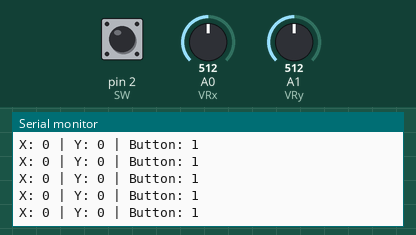
Bench run of a sketch on a simulated Arduino Uno, built with avr-gcc and run on an emulated ATmega328P. Shown: the last lines printed to the serial monitor. The inputs (shaded band) are chosen by the test bench; at power-on: A0 (VRx) = 512, A1 (VRy) = 512, pin 2 (SW) HIGH.

Above: at 1.4 s.
1.5 s: A0 (VRx) set to 716
At 2.4 s:
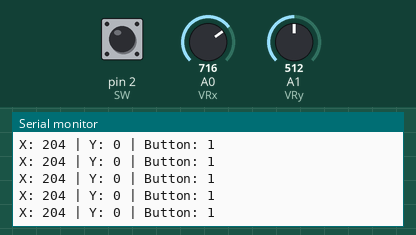
3.0 s: A1 (VRy) set to 716
At 4.0 s:
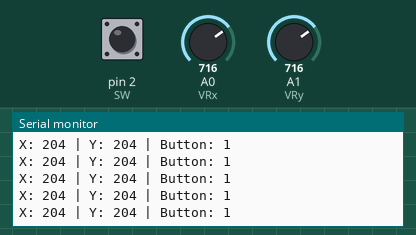
4.5 s: pin 2 (SW) pulled LOW for 0.15 s
6.1 s: A0 (VRx) set to 900
At 7.1 s:
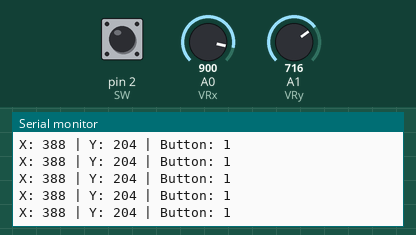
7.6 s: pin 2 (SW) pulled LOW for 1 s
At 8.4 s:
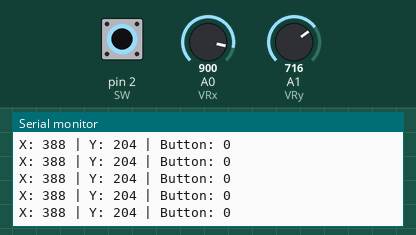
10.1 s: A1 (VRy) set to 900
At 10.8 s:
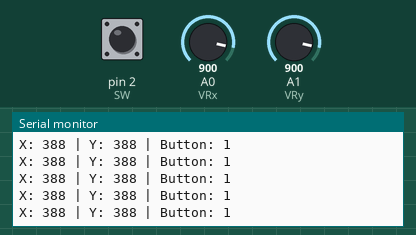
Timing chart, 0 to 12.6 s (numbered marks = the images above; inputs shaded):
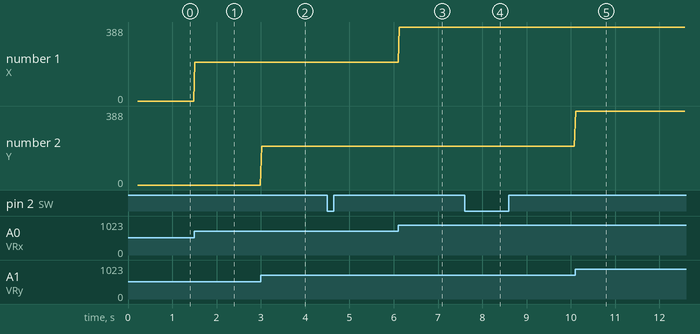

The sketch:

joystickie.ino
```cpp
int VRx = A0;
int VRy = A1;
int SW = 2;

int xPosition = 0;
int yPosition = 0;
int SW_state = 0;
int inX = 0;
int inY = 0;

const int CALIBRATION_SIZE = 100;
//int xCalibrations[CALIBRATION_SIZE];
//int yCalibrations[CALIBRATION_SIZE];

int xBias = 0;
int yBias = 0;

void setup() {
  Serial.begin(115200);

  pinMode(VRx, INPUT);
  pinMode(VRy, INPUT);
  pinMode(SW, INPUT_PULLUP);

  delay(200);

  calculateBias();
}

void loop() {
  xPosition = analogRead(VRx);
  yPosition = analogRead(VRy);
  SW_state = digitalRead(SW);

  inX = doScaling(xPosition, xBias);
  inY = doScaling(yPosition, yBias);

  Serial.print("X: ");
  Serial.print(inX);
  Serial.print(" | Y: ");
  Serial.print(inY);
  Serial.print(" | Button: ");
  Serial.println(SW_state);

//  Serial.println(inX);

  delay(30);

}

int doScaling(int value, int bias) {

  // return the value without the bias
  return value - bias;

  // simple mapping
//  return map(value, 0, 1023, -512, 512);

  // using square root
//  return sqrt(value);

//  return value;
}

void calculateBias() {

  double xValues = 0;
  double yValues = 0;

  for (int ii = 0; ii < CALIBRATION_SIZE; ++ii) {
    xValues += analogRead(VRx);
    yValues += analogRead(VRy);
  }

  int xAvg = round(xValues / (double)CALIBRATION_SIZE);
  int yAvg = round(yValues / (double)CALIBRATION_SIZE);

  xBias = xAvg;
  yBias = yAvg;

//  Serial.print("X: total= "); Serial.print(xValues);
//  Serial.print(" | avg= "); Serial.print(xAvg);
//  Serial.print(" | bias= "); Serial.print(xBias);
//  Serial.print(" | ("); Serial.print(CALIBRATION_SIZE); Serial.println(" values)");
//  Serial.print("Y: total= "); Serial.print(yValues);
//  Serial.print(" | avg= "); Serial.print(yAvg);
//  Serial.print(" | bias= "); Serial.print(yBias);
//  Serial.print(" | ("); Serial.print(CALIBRATION_SIZE); Serial.println(" values)");
}
```

Measured:
- after the input at 1.5 s, the serial monitor: prints a new line at once (image 1)
- after the input at 3.0 s, the serial monitor: prints a new line at once (image 2)
- after the input at 6.1 s, the serial monitor: prints a new line at once (image 3)
- after the input at 7.6 s, the serial monitor: prints a new line at once (image 4)
- after the input at 10.1 s, the serial monitor: prints a new line at once (image 5)
- plotted number 1: 0 → 204 after the input at 1.5 s, 204 → 388 after the input at 6.1 s
